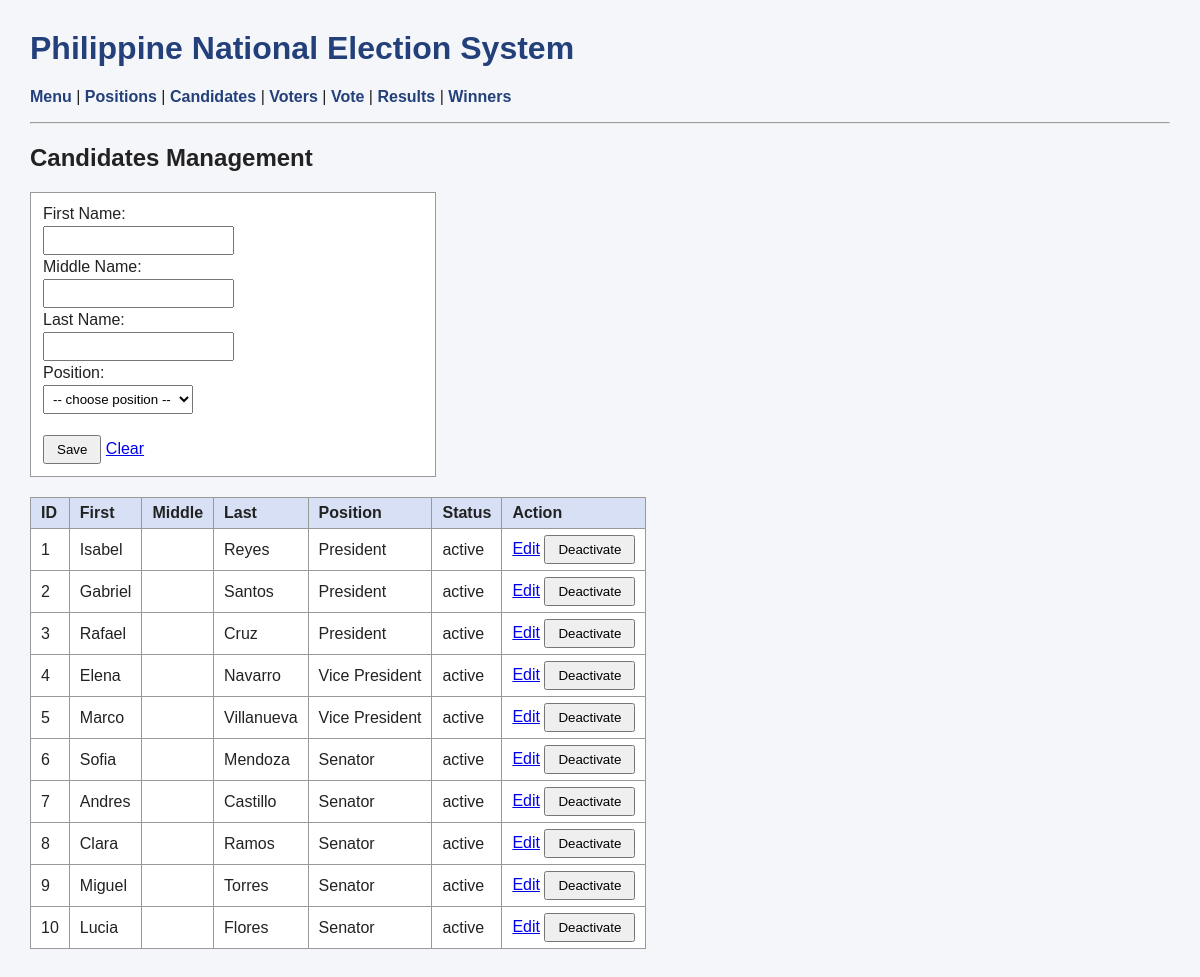
/candidates.php, run on the app's committed database.
### tables this page shows
CREATE TABLE Candidates (
    candID    INT AUTO_INCREMENT PRIMARY KEY,
    candFName VARCHAR(50),
    candMName VARCHAR(50),
    candLName VARCHAR(50),
    posID     INT,
    candStat  VARCHAR(10) DEFAULT 'active',       
    FOREIGN KEY (posID) REFERENCES Positions(posID)
);

CREATE TABLE Positions (
    posID          INT AUTO_INCREMENT PRIMARY KEY,
    posName        VARCHAR(50),
    numOfPositions INT,                           
    posStat        VARCHAR(10) DEFAULT 'open'     
);

### db.php (called while the page is built, shortened)
<?php
$conn = new mysqli("localhost", "root", "", "election");
function run($sql, $values = []) {
    global $conn;
    return $conn->execute_query($sql, $values);
}
function h($text) {
    return htmlspecialchars($text ?? "");
}

### candidates.php (the view, shortened to what this page needs)
<?php
include "db.php";
include "header.php";
$row = ["candID" => "", "candFName" => "", "candMName" => "", "candLName" => "", "posID" => ""];
$list = run("SELECT c.*, p.posName FROM Candidates c JOIN Positions p ON c.posID = p.posID ORDER BY c.posID, c.candID");
?>
<h2>Candidates Management</h2>
<form method="post" class="box">
    First Name:<br>
    <input name="candFName" value="<?= h($row["candFName"]) ?>" required><br>
    Middle Name:<br>
    <input name="candMName" value="<?= h($row["candMName"]) ?>"><br>
    Last Name:<br>
    <input name="candLName" value="<?= h($row["candLName"]) ?>" required><br>
    Position:<br>
    <select name="posID" required>
        <option value="">-- choose position --</option>
    </select><br><br>
    <button name="save">Save</button>
    <a href="candidates.php">Clear</a>
</form>
<table>
    <tr><th>ID</th><th>First</th><th>Middle</th><th>Last</th><th>Position</th><th>Status</th><th>Action</th></tr>
    <?php while ($r = $list->fetch_assoc()) { ?>
    <tr>
        <td><?= h($r["candID"]) ?></td>
        <td><?= h($r["candFName"]) ?></td>
        <td><?= h($r["candMName"]) ?></td>
        <td><?= h($r["candLName"]) ?></td>
        <td><?= h($r["posName"]) ?></td>
        <td><?= h($r["candStat"]) ?></td>
        <td>
            <a href="candidates.php?edit=<?= $r["candID"] ?>">Edit</a>
            <form method="post" style="display:inline">
                <button name="toggle" value="<?= $r["candID"] ?>">
                    <?= $r["candStat"] == "active" ? "Deactivate" : "Activate" ?>
                </button>
            </form>
        </td>
    </tr>
    <?php } ?>
</table>
<?php include "footer.php"; ?>

### header.php (shortened to what this page needs)
<!DOCTYPE html>
<html>
<head>
    <link rel="stylesheet" href="style.css">
</head>
<body>
<h1>Philippine National Election System</h1>
<p class="menu">
    <a href="index.php">Menu</a> |
    <a href="positions.php">Positions</a> |
    <a href="candidates.php">Candidates</a> |
    <a href="voters.php">Voters</a> |
    <a href="vote.php">Vote</a> |
    <a href="results.php">Results</a> |
    <a href="winners.php">Winners</a>
</p>
<hr>

### footer.php
</body>
</html>

### style.css (style rules this page uses)
body { font-family: Arial, sans-serif; margin: 30px; background: #f5f6fa; color: #222; }
h1 { color: #23407a; }
.menu a { color: #23407a; text-decoration: none; font-weight: bold; }
table { border-collapse: collapse; background: white; margin: 8px 0 20px 0; }
th, td { border: 1px solid #999; padding: 6px 10px; text-align: left; }
th { background: #d7e0f5; }
input, select { padding: 5px; margin: 3px 0; }
button { padding: 5px 12px; cursor: pointer; }
.box { background: white; border: 1px solid #999; padding: 12px; margin-bottom: 20px; width: 380px; }

### data on the page
candidates: candID "1", candFName "Isabel", candLName "Reyes", posID.posName "President", candStat "active", shows "Deactivate"
candidates: candID "2", candFName "Gabriel", candLName "Santos", posID.posName "President", candStat "active", shows "Deactivate"
candidates: candID "3", candFName "Rafael", candLName "Cruz", posID.posName "President", candStat "active", shows "Deactivate"
candidates: candID "4", candFName "Elena", candLName "Navarro", posID.posName "Vice President", candStat "active", shows "Deactivate"
candidates: candID "5", candFName "Marco", candLName "Villanueva", posID.posName "Vice President", candStat "active", shows "Deactivate"
candidates: candID "6", candFName "Sofia", candLName "Mendoza", posID.posName "Senator", candStat "active", shows "Deactivate"
candidates: candID "7", candFName "Andres", candLName "Castillo", posID.posName "Senator", candStat "active", shows "Deactivate"
candidates: candID "8", candFName "Clara", candLName "Ramos", posID.posName "Senator", candStat "active", shows "Deactivate"
candidates: candID "9", candFName "Miguel", candLName "Torres", posID.posName "Senator", candStat "active", shows "Deactivate"
candidates: candID "10", candFName "Lucia", candLName "Flores", posID.posName "Senator", candStat "active", shows "Deactivate"
